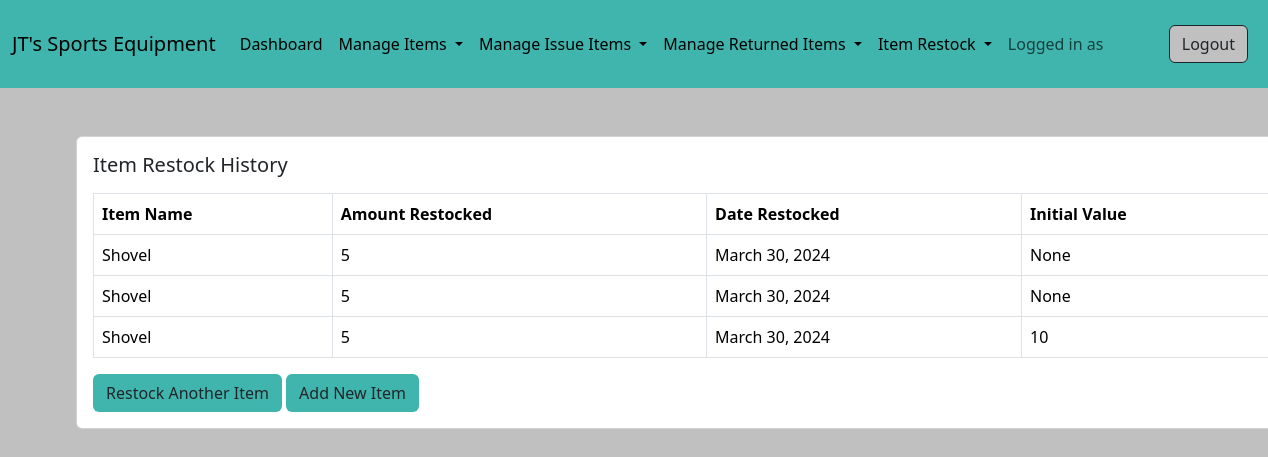
/store/restock-history/, run on an earlier commit of the app's database.
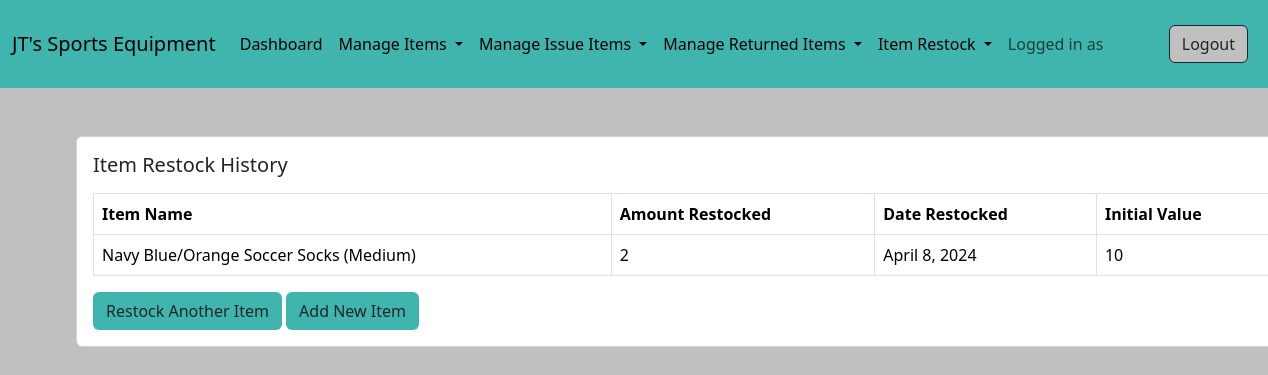
And on a later commit of the database.
### store/models.py (models this page shows)
class RestockItem(models.Model):
    item = models.ForeignKey(Item, on_delete=models.CASCADE)
    amount = models.PositiveIntegerField()
    timestamp = models.DateField(auto_now_add=True)
    original_value = models.PositiveBigIntegerField(null=True, blank=True)

class Item(models.Model):
    item_name = models.CharField(max_length=100)
    item_amount = models.PositiveBigIntegerField()
    creator = models.ForeignKey(User, on_delete=models.CASCADE)
    date_created = models.DateTimeField(auto_now_add=True)
    original_amount = models.PositiveBigIntegerField(null=True, blank=True)
    def __str__(self):
        return self.item_name

### store/views.py (the view)
# urls.py: path('restock-history/', views.restock_history, name='restock-history')
def restock_history(request):
    items = RestockItem.objects.all()
    context = {'items':items}
    return render(request, 'store/restock_history.html', context)

### templates/store/restock_history.html
{% extends 'base.html' %}
{% block content %}
<div class="card mx-auto" style="width: 76rem;" style="background-color:#C0C0C0;">
    <div class="card-body">
        <h5 class="card-title mb-3">Item Restock History </h5>
        <table class="table table-bordered">
            <thead>
                <tr>
                    <th scope="col">Item Name</th>
                    <th scope="col">Amount Restocked</th>
                    <th scope="col">Date Restocked</th>
                    <th scope="col">Initial Value</th>
                </tr>
            </thead>
            <tbody>
                {% for item in items%}
                <tr>
                    <td>{{item.item}}</td>
                    <td>{{item.amount}}</td>
                    <td>{{item.timestamp}}</td>
                    <td>{{item.original_value}}</td>
                </tr>
                {% endfor %}
            </tbody>
        </table>
    <a href="{% url 'restock-item' %}" class="btn" style="background-color:#40B5AD" role="button">Restock Another Item</a>
    <a href="{% url 'add-item' %}" class="btn" style="background-color:#40B5AD" role="button">Add New Item</a>
    </div>
</div>
{% endblock content %}

What changed in the data, as far as the page shows it:
removed RestockItem: item "Shovel", amount "5", timestamp "March 30, 2024", original_value "None"
removed RestockItem: item "Shovel", amount "5", timestamp "March 30, 2024", original_value "None"
removed RestockItem: item "Shovel", amount "5", timestamp "March 30, 2024", original_value "10"
added RestockItem: item "Navy Blue/Orange Soccer Socks (Medium)", amount "2", timestamp "April 8, 2024", original_value "10"
